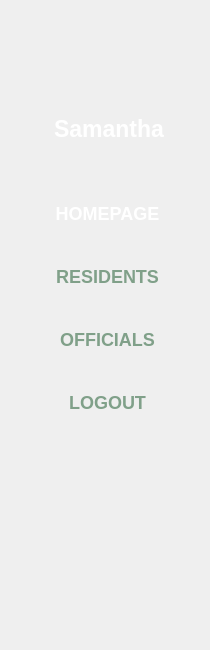
     <widget class="QFrame" name="menu_container">
      <property name="minimumSize">
       <size>
        <width>201</width>
        <height>650</height>
       </size>
      </property>
      <property name="maximumSize">
       <size>
        <width>210</width>
        <height>16777215</height>
       </size>
      </property>
      <property name="styleSheet">
       <string notr="true">border: none;</string>
      </property>
      <property name="frameShape">
       <enum>QFrame::StyledPanel</enum>
      </property>
      <property name="frameShadow">
       <enum>QFrame::Raised</enum>
      </property>
      <layout class="QVBoxLayout" name="verticalLayout">
       <item>
        <widget class="QFrame" name="frame_3">
         <property name="minimumSize">
          <size>
           <width>196</width>
           <height>151</height>
          </size>
         </property>
         <property name="maximumSize">
          <size>
           <width>16777215</width>
           <height>151</height>
          </size>
         </property>
         <property name="layoutDirection">
          <enum>Qt::LeftToRight</enum>
         </property>
         <property name="frameShape">
          <enum>QFrame::StyledPanel</enum>
         </property>
         <property name="frameShadow">
          <enum>QFrame::Raised</enum>
         </property>
         <layout class="QVBoxLayout" name="verticalLayout_2">
          <item>
           <widget class="QFrame" name="frame">
            <property name="minimumSize">
             <size>
              <width>0</width>
              <height>80</height>
             </size>
            </property>
            <property name="frameShape">
             <enum>QFrame::StyledPanel</enum>
            </property>
            <property name="frameShadow">
             <enum>QFrame::Raised</enum>
            </property>
            <layout class="QHBoxLayout" name="horizontalLayout_2">
             <item>
              <widget class="QLabel" name="staff_image">
               <property name="minimumSize">
                <size>
                 <width>60</width>
                 <height>60</height>
                </size>
               </property>
               <property name="maximumSize">
                <size>
                 <width>80</width>
                 <height>80</height>
                </size>
               </property>
               <property name="layoutDirection">
                <enum>Qt::LeftToRight</enum>
               </property>
               <property name="text">
                <string/>
               </property>
               <property name="pixmap">
                <pixmap>../images&amp;icon/user.png</pixmap>
               </property>
               <property name="scaledContents">
                <bool>true</bool>
               </property>
              </widget>
             </item>
            </layout>
           </widget>
          </item>
          <item>
           <widget class="QLabel" name="staff_username">
            <property name="font">
             <font>
              <pointsize>17</pointsize>
              <bold>true</bold>
             </font>
            </property>
            <property name="styleSheet">
             <string notr="true">color: white;</string>
            </property>
            <property name="text">
             <string>&lt;html&gt;&lt;head/&gt;&lt;body&gt;&lt;p align=&quot;center&quot;&gt;Samantha&lt;/p&gt;&lt;/body&gt;&lt;/html&gt;</string>
            </property>
           </widget>
          </item>
         </layout>
        </widget>
       </item>
       <item>
        <widget class="QFrame" name="frame_4">
         <property name="styleSheet">
          <string notr="true">QPushButton{
color: rgb(128, 160, 137);
font-size: 18px;
font-weight: bold;
text-align: center;
cursor: pointer;
}

QPushButton:hover{
color: white;
}</string>
         </property>
         <property name="frameShape">
          <enum>QFrame::StyledPanel</enum>
         </property>
         <property name="frameShadow">
          <enum>QFrame::Raised</enum>
         </property>
         <layout class="QVBoxLayout" name="verticalLayout_3">
          <property name="bottomMargin">
           <number>200</number>
          </property>
          <item>
           <widget class="QPushButton" name="homepage_button">
            <property name="minimumSize">
             <size>
              <width>175</width>
              <height>41</height>
             </size>
            </property>
            <property name="cursor">
             <cursorShape>PointingHandCursor</cursorShape>
            </property>
            <property name="styleSheet">
             <string notr="true">color: white;</string>
            </property>
            <property name="text">
             <string>HOMEPAGE</string>
            </property>
           </widget>
          </item>
          <item>
           <widget class="QPushButton" name="resident_button">
            <property name="minimumSize">
             <size>
              <width>175</width>
              <height>41</height>
             </size>
            </property>
            <property name="cursor">
             <cursorShape>PointingHandCursor</cursorShape>
            </property>
            <property name="styleSheet">
             <string notr="true"/>
            </property>
            <property name="text">
             <string>RESIDENTS</string>
            </property>
           </widget>
          </item>
          <item>
           <widget class="QPushButton" name="official_button">
            <property name="minimumSize">
             <size>
              <width>175</width>
              <height>41</height>
             </size>
            </property>
            <property name="cursor">
             <cursorShape>PointingHandCursor</cursorShape>
            </property>
            <property name="text">
             <string>OFFICIALS</string>
            </property>
           </widget>
          </item>
          <item>
           <widget class="QPushButton" name="logout_button">
            <property name="minimumSize">
             <size>
              <width>175</width>
              <height>41</height>
             </size>
            </property>
            <property name="cursor">
             <cursorShape>PointingHandCursor</cursorShape>
            </property>
            <property name="text">
             <string>LOGOUT</string>
            </property>
           </widget>
          </item>
         </layout>
        </widget>
       </item>
      </layout>
     </widget>
